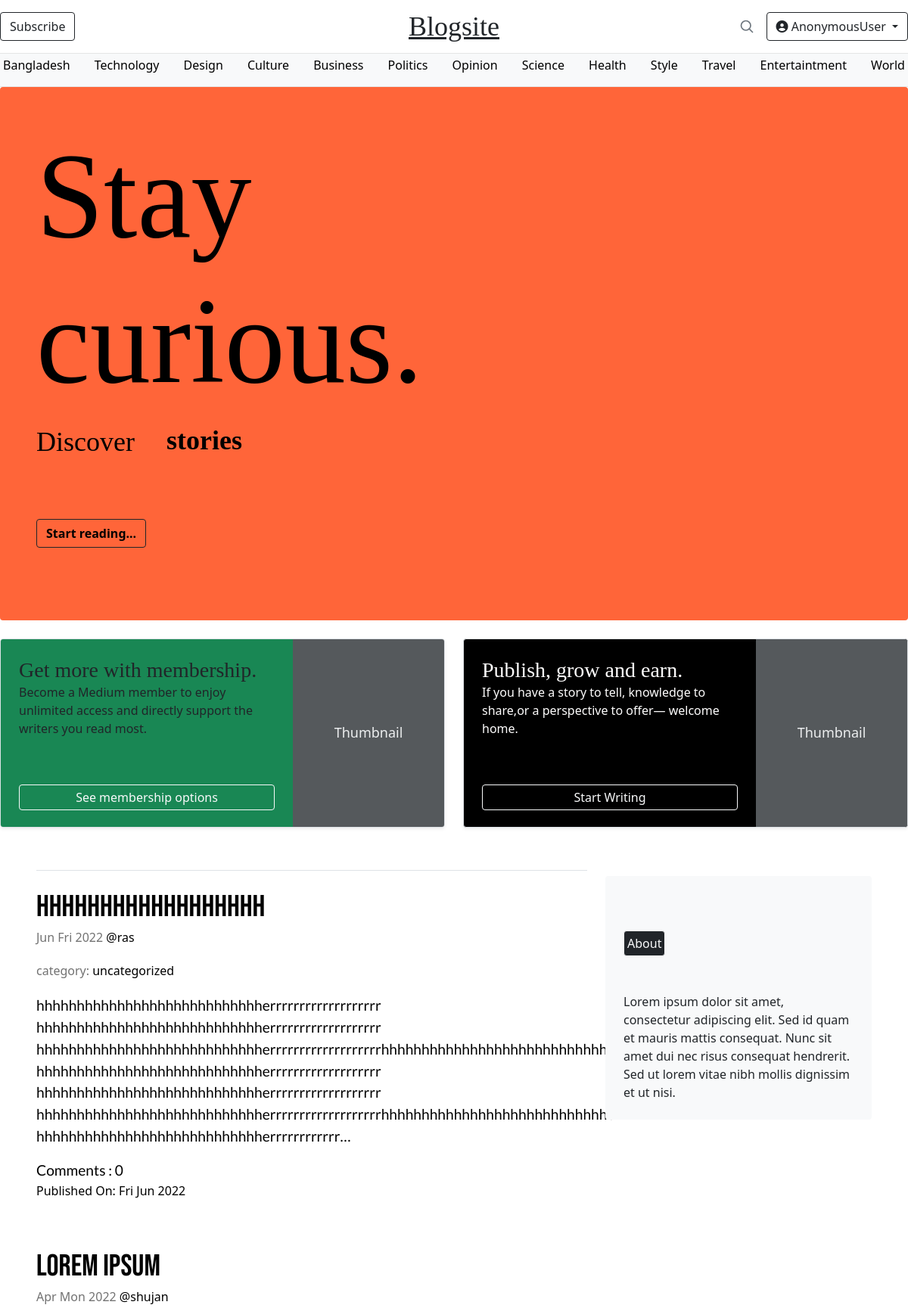
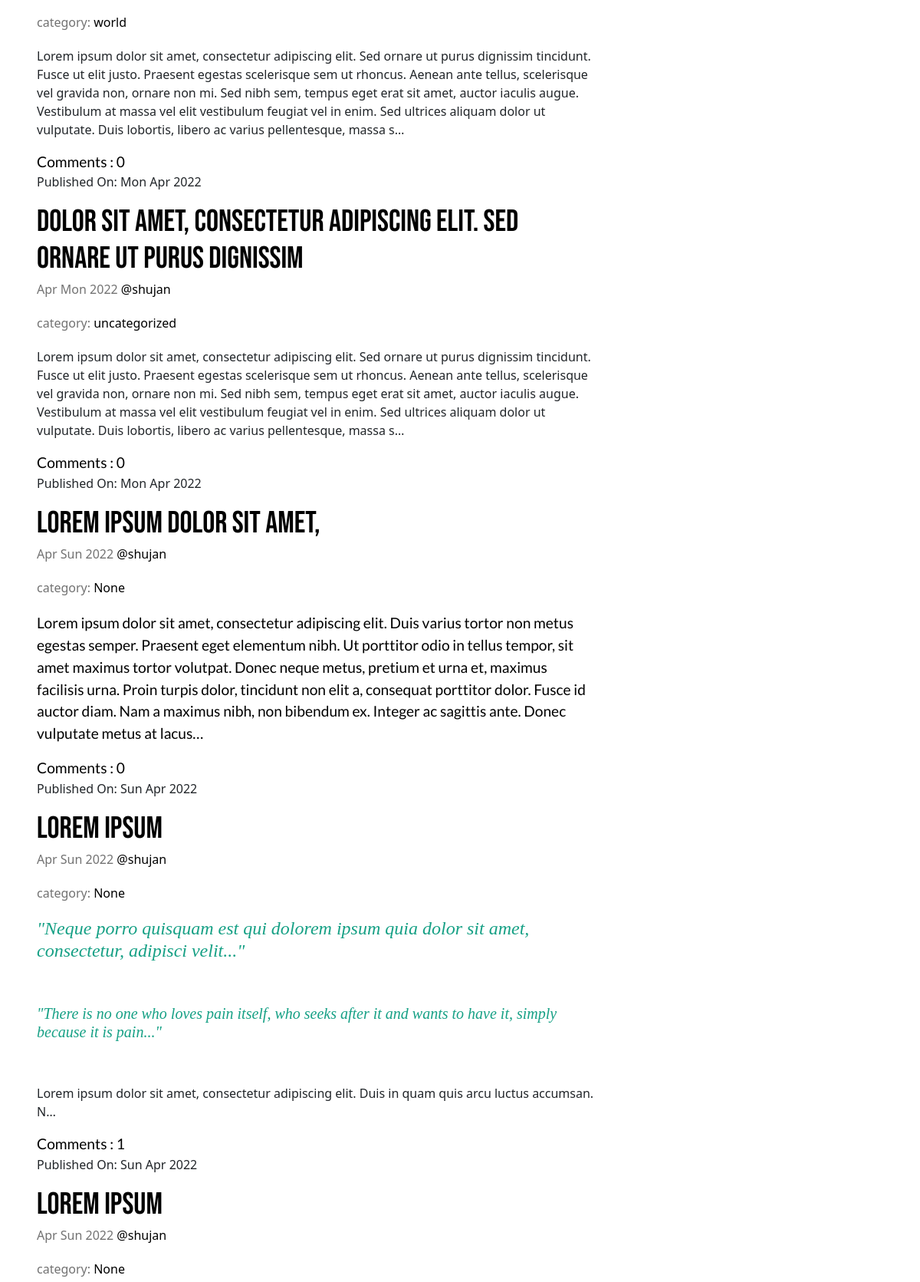
The page / (upper part) on the database its author committed (2 pictures, top to bottom).
### baseapp/models.py (models this page shows, shortened)
class Category(models.Model):
    name = models.CharField(max_length=30)
    def __str__(self) -> str:
        return self.name

class Post(models.Model):
    user = models.ForeignKey(User, on_delete=models.CASCADE)
    title = models.CharField(max_length=250)
    category = models.ForeignKey(Category, on_delete=models.SET_NULL, default=1, null=True)
    text = models.TextField(null= True, blank =True)
    created_date = models.DateTimeField(default = timezone.now)
    published_date = models.DateTimeField(null=True, blank=True)
    def approved_comments(self):
        return self.comments.filter(approve_comment = True)

### baseapp/views.py (the view)
# urls.py: path('', PostListView.as_view(), name='post_list'),
class PostListView(ListView):
    model = Post
    def get_queryset(self):
        return Post.objects.filter(published_date__lte = timezone.now()).order_by('-published_date')

### baseapp/views.py (called while the page is built)
def category_list(request):
    category_list = Category.objects.exclude(name='uncategorized')
    context={
        'category_list': category_list
    }
    return context

### baseapp/templates/baseapp/post_list.html (shortened to what this page needs)
{% extends 'baseapp/base.html' %}
{% block content %}
    {% include 'baseapp/snippet/body_block.html' %}
<div class="row px-5">
<div class="col-md-8">
    <h3 class="pb-4 mb-4 fst-italic border-bottom">
    </h3>
        <article class="blog-post ">
            {% for post in post_list %}
            <h2 class="blog-post-title "><a href="{% url 'post_detail' pk=post.pk %}">{{post.title}}</a></h2>
            <p class="blog-post-meta">{{post.published_date|date:'M D Y' }} <a href="#">@{{post.user}}</a></p>
            <p class="blog-post-meta">category: <a href="">{{post.category}}</a></p>
            <div>
                <p class=" blog-content">{{ post.text|safe|linebreaksbr|truncatechars:450 }}</p>
                <a class="blog-content" style="text-decoration: none;" id="link" href="{% url 'post_detail' pk=post.pk %}">Comments : {{post.approved_comments.count}}</a>
            </div>
            {% if post.published_date %}
                <p>Published On: {{post.published_date|date:'D M Y' }}</p>
                {% else %}
                    <p>Created on : {{ post.created_date|date:'D M Y' }}</p>
                    <a class="btn btn-success brand" href="{% url 'post_publish' pk=post.pk %}">Publish</a>
                {% endif %}
        </article>
            {% empty %}
                <h4>No draft available!</h4>
            {% endfor %}
  </div>
  <div class="col-4">
    <div class="col" style="position: relative;">
      <div class="position-relative" style="top: 2rem;">
        <div class="p-4 mb-3 bg-light rounded">
          <a class="btn btn btn-outline-light my-5 p-1 bg-dark color-white" href="{% url 'about' %}"> About </a>
          <p class="mb-0">Lorem ipsum dolor sit amet, consectetur adipiscing elit. Sed id quam et mauris mattis consequat. Nunc sit amet dui nec risus consequat hendrerit. Sed ut lorem vitae nibh mollis dignissim et ut nisi. </p>
        </div>
      </div>
    </div>
</div>
{% endblock %}

### baseapp/templates/baseapp/base.html (shortened to what this page needs)
<!doctype html>
{% load static %}
<html lang="en">
  <head>
    <link href="https://cdn.jsdelivr.net/npm/bootstrap@5.1.3/dist/css/bootstrap.min.css" rel="stylesheet">
    <link rel="stylesheet" href="//cdn.jsdelivr.net/npm/medium-editor@latest/dist/css/medium-editor.min.css" type="text/css" media="screen" charset="utf-8">
    <link rel="stylesheet" href="{% static 'css/blog.css' %}">
    <link rel="stylesheet" href="{% static 'css/swap-words.css' %}">
  </head>
  <body>
<div class="">
  <header class="blog-header py-3">
    <div class="row flex-nowrap justify-content-between align-items-center ">
      <div class="col-4 ">
        <a class="btn btn-outline-dark btn-white" href="{% url 'about' %}">Subscribe</a>
      </div>
      <div class="col-4 text-center">
        <a class="blog-header-logo text-dark" href="{% url 'post_list' %}">Blogsite</a>
      </div>
      <div class="col-4 d-flex justify-content-end align-items-center">
      <div>
          <a  class="link-secondary" href="{% url 'search_post' %}" aria-label="Search">
            <svg xmlns="http://www.w3.org/2000/svg" width="20" height="20" fill="none" stroke="currentColor" stroke-linecap="round" stroke-linejoin="round" stroke-width="2" class="mx-3" role="img" viewBox="0 0 24 24"><title>Search</title><circle cx="10.5" cy="10.5" r="7.5"/><path d="M21 21l-5.2-5.2"/></svg>
            </a>
      </div>
      <div>
        <div class="dropdown">
          <a class="btn btn-outline-dark btn-white dropdown-toggle" href="#" role="button" id="dropdownMenuLink" data-bs-toggle="dropdown" aria-expanded="false">
            <i class="fa-solid fa-circle-user"></i> {{request.user}}
          </a>
        </div>
      </div>
      </div>
    </div>
  </header>
  <div class="nav-scroller bg-light">
    <nav class="nav d-flex justify-content-between pt-2 px-1">
      {% for category in category_list %}
        <a href="/category/{{category.name}}" style="text-decoration: none; padding: 0;">{{category|title}}</a>
      {% endfor %}
    </nav>
  </div>
</div>
<main class="pb-1">
  <div class="">
            {% block content %}
            {% endblock %}
        </div>
  </div>
</main>
  </body>
</html>

### baseapp/static/css/blog.css (style rules this page uses)
* { margin: 0; padding: 0; }
a { color: black; text-decoration: none; font-style: normal; }
.blog-header { line-height: 1; border-bottom: 1px solid #e5e5e5; }
.blog-header-logo { font-family: "Playfair Display", Georgia, "Times New Roman", serif; font-size: 2.25rem; text-decoration: underline; }
h1, h2, h3, h4, h5, h6 { font-family: "Playfair Display", Georgia, "Times New Roman", serif; }
.nav-scroller { line-height: 1; position: relative; z-index: 2; height: 2.75rem; overflow-y: hidden; border-bottom: 1px solid #e5e5e5; }
.nav-scroller .nav { display: flex; flex-wrap: nowrap; padding-bottom: 1rem; margin-top: -1px; overflow-x: auto; text-align: center; white-space: nowrap; -webkit-overflow-scrolling: touch; }
.blog-post { margin-bottom: 4rem; color: black; text-decoration: none; }
.blog-post-title { font-family: 'Bebas Neue', cursive; font-size: medium; font-weight: 50px; font-style: normal; margin-bottom: .25rem; font-size: 2.5rem; color: black; }
.blog-post-meta { margin-bottom: 1.25rem; color: #727272; }
.blog-content { font-family: 'Lato', sans-serif; font-size: larger; font-style: normal; color: black; font-weight: normal; }

### rows shown on the page
Category: name "Bangladesh"
Category: name "Technology"
Category: name "Design"
Category: name "Culture"
Category: name "Business"
Category: name "Politics"
Category: name "Opinion"
Category: name "Science"
Category: name "Health"
Category: name "Style"
Category: name "Travel"
Category: name "Entertaintment"
Category: name "World"
Post: title "hhhhhhhhhhhhhhhhhh", published_date "Jun Fri 2022", user "ras", category "uncategorized", text "hhhhhhhhhhhhhhhhhhhhhhhhhhhherrrrrrrrrrrrrrrrrrr hhhhhhhhhhhhhhhhhhhhhhhhhhhherrrrrrrrrrrrrrrrrrr hhhhhhhhhhhhhhhhhhhhhhhhhhhherrrrrrrrrrrrrrrrrrrhhhhhhhhhhhhhhhhhhhhhhhhhhhherrrrrrrrrrrrrrrrrrr hhhhhhhhhhhhhhhhhhhhhhhhhhhherrrrrrrrrrrrrrrrrrr hhhhhhhhhhhhhhhhhhhhhhhhhhhherrrrrrrrrrrrrrrrrrr hhhhhhhhhhhhhhhhhhhhhhhhhhhherrrrrrrrrrrrrrrrrrrhhhhhhhhhhhhhhhhhhhhhhhhhhhherrrrrrrrrrrrrrrrrrr hhhhhhhhhhhhhhhhhhhhhhhhhhhherrrrrrrrrrrr…", approved_comments.count "0", published_date "Fri Jun 2022"
Post: title "Lorem Ipsum", published_date "Apr Mon 2022", user "shujan", category "world", text "Lorem ipsum dolor sit amet, consectetur adipiscing elit. Sed ornare ut purus dignissim tincidunt. Fusce ut elit justo. Praesent egestas scelerisque sem ut rhoncus. Aenean ante tellus, scelerisque vel gravida non, ornare non mi. Sed nibh sem, tempus eget erat sit amet, auctor iaculis augue. Vestibulum at massa vel elit vestibulum feugiat vel in enim. Sed ultrices aliquam dolor ut vulputate. Duis lobortis, libero ac varius pellentesque, massa s…", approved_comments.count "0", published_date "Mon Apr 2022"
Post: title "dolor sit amet, consectetur adipiscing elit. Sed ornare ut purus dignissim", published_date "Apr Mon 2022", user "shujan", category "uncategorized", text "Lorem ipsum dolor sit amet, consectetur adipiscing elit. Sed ornare ut purus dignissim tincidunt. Fusce ut elit justo. Praesent egestas scelerisque sem ut rhoncus. Aenean ante tellus, scelerisque vel gravida non, ornare non mi. Sed nibh sem, tempus eget erat sit amet, auctor iaculis augue. Vestibulum at massa vel elit vestibulum feugiat vel in enim. Sed ultrices aliquam dolor ut vulputate. Duis lobortis, libero ac varius pellentesque, massa s…", approved_comments.count "0", published_date "Mon Apr 2022"
Post: title "Lorem ipsum dolor sit amet,", published_date "Apr Sun 2022", user "shujan", category "None", text "Lorem ipsum dolor sit amet, consectetur adipiscing elit. Duis varius tortor non metus egestas semper. Praesent eget elementum nibh. Ut porttitor odio in tellus tempor, sit amet maximus tortor volutpat. Donec neque metus, pretium et urna et, maximus facilisis urna. Proin turpis dolor, tincidunt non elit a, consequat porttitor dolor. Fusce id auctor diam. Nam a maximus nibh, non bibendum ex. Integer ac sagittis ante. Donec vulputate metus at lacus…", approved_comments.count "0", published_date "Sun Apr 2022"
Post: title "Lorem Ipsum", published_date "Apr Sun 2022", user "shujan", category "None", text "\"Neque porro quisquam est qui dolorem ipsum quia dolor sit amet, consectetur, adipisci velit...\" \"There is no one who loves pain itself, who seeks after it and wants to have it, simply because it is pain...\" Lorem ipsum dolor sit amet, consectetur adipiscing elit. Duis in quam quis arcu luctus accumsan. N…", approved_comments.count "1", published_date "Sun Apr 2022"
Post: title "Lorem Ipsum", published_date "Apr Sun 2022", user "shujan", category "None"

### other values the page prints
{{ request.user }} "AnonymousUser"
